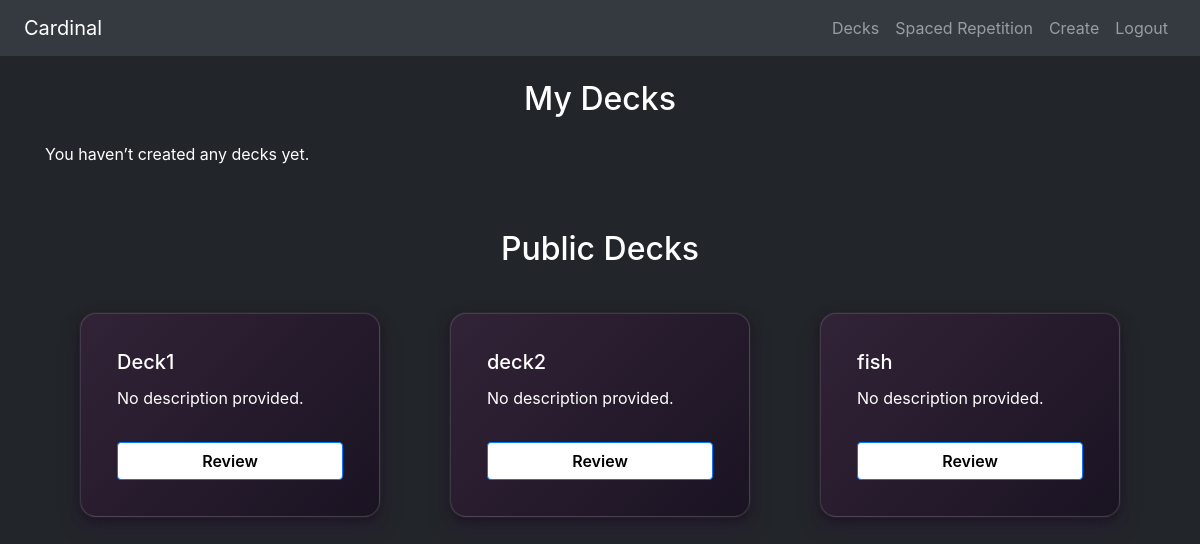
The app's page /api/ (signed in), older data.
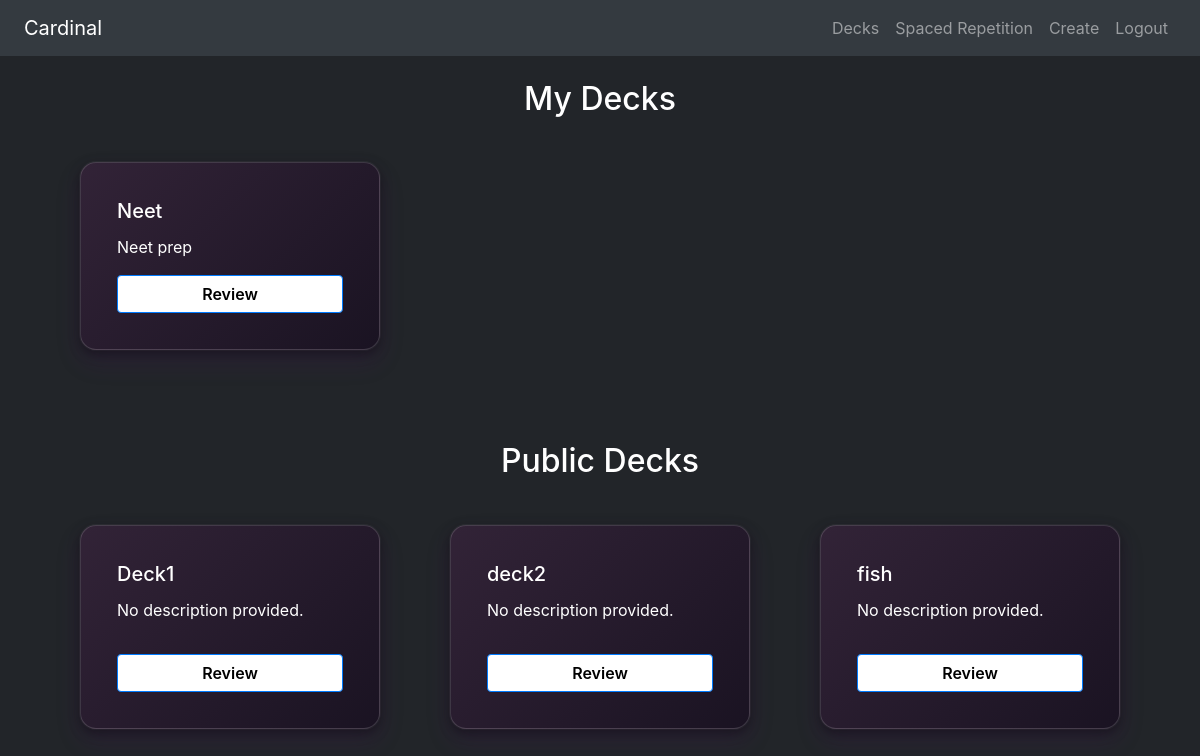
The same page, newer data.
### core/models.py (models this page shows, shortened)
class Deck(models.Model):
    user = models.ForeignKey(User, on_delete=models.CASCADE, related_name="decks")
    name = models.CharField(max_length=128, default="No name provided.")
    description = models.CharField(max_length=128, default="No description provided.")
    created_at = models.DateTimeField(auto_now_add=True)
    is_public = models.BooleanField(default=True)
    card_count = models.PositiveIntegerField(default=0)

### core/views.py (the view)
# urls.py: path("", views.index, name="index"),
@login_required
def index(request):
    my_decks = Deck.objects.filter(user=request.user)
    public_decks = Deck.objects.exclude(user=request.user).filter(is_public=True)
    return render(request, "core/index.html", {
        "my_decks": my_decks,
        "public_decks": public_decks,
    })

### core/templates/core/index.html
{% extends "core/layout.html" %}
{% load static %}
{% block body %}
<div class="container my-4">
    <h2 class="text-center mb-4">My Decks</h2>
    <div class="row">
        {% for deck in my_decks %}
        <div class="col-12 col-sm-6 col-md-4 mb-4 d-flex justify-content-center">
            <div class="w-100 borderd_div" style="max-width: 360px;">
                <div class="card-body text-white p-3 d-flex flex-column justify-content-between h-100">
                <div>
                <h5 class="card-title">{{ deck.name }}</h5>
                <p class="card-text">{{ deck.description }}</p>
                </div>
                <a href="{% url 'deck_review' deck.id %}" class="btn btn-primary mt-3 w-100">Review</a>
            </div>
            </div>
        </div>
        {% empty %}
        <p class="text-white">You haven’t created any decks yet.</p>
        {% endfor %}
    </div>
    <h2 class="text-center mt-5 mb-4">Public Decks</h2>
    <div class="row">
        {% for deck in public_decks %}
        <div class="col-12 col-sm-6 col-md-4 mb-4 d-flex justify-content-center">
            <div class="w-100 borderd_div" style="max-width: 360px;">
                <div class="card-body text-white p-3 d-flex flex-column justify-content-between h-100">
                    <h5 class="card-title">{{ deck.name }}</h5>
                    <p class="card-text">{{ deck.description }}</p>
                <a href="{% url 'deck_review' deck.id %}" class="btn btn-primary mt-3 w-100">Review</a>
            </div>
            </div>
        </div>
        {% empty %}
        <p class="text-white">No decks available.</p>
        {% endfor %}
    </div>
</div>
{% endblock %}

Row changes from the older to the newer data that the page shows:
added Deck: name "Neet", description "Neet prep", shown under "My Decks"
Text that changed along with them:
text no longer shown: "You haven’t created any decks yet."
